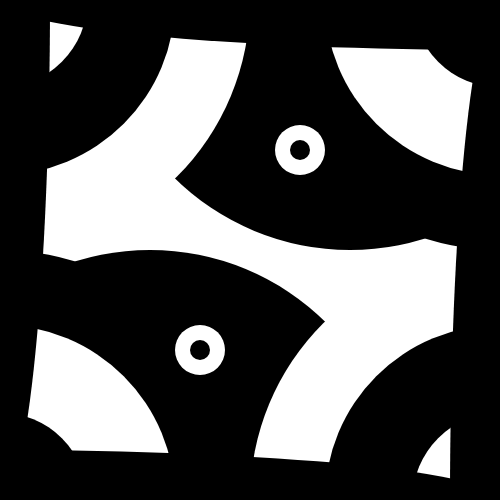
Frame 1 (no input)
Frame 60 (no input): identical to frame 1, image omitted
Frame 120 (the mouse pressed at the canvas centre since frame 60): identical to frame 1, image omitted

The p5.js sketch that drew this single still picture (run headless with seeded random() and noise() and a simulated clock; from frame 60 on, the mouse is pressed at the canvas centre):

// p5.js sketch
// ── sketch.js
function setup() {
  createCanvas(500,500);
}

function draw() {
  background(100);
  fill(255)
  noStroke();
  ellipse(0,200,600,600);
  ellipse(500,150,600,600);

  fill(0)
  ellipse(350,0,500,500);
  ellipse(150,500,500,500);

  fill(255)
  noStroke();
  ellipse(0,0,500,500);
  ellipse(500,500,500,500);

  fill(0)
  ellipse(0,0,350,350);
  ellipse(500,500,350,350);
  ellipse(0,500,500,500);
  ellipse(500,0,500,500);

  fill(255)
  noStroke();
  ellipse(500,0,350,350);
  ellipse(0,500,350,350);
  ellipse(0,0,175,175);
  ellipse(500,500,175,175);

  fill(0)
  ellipse(500,0,175,175);
  ellipse(0,500,175,175);

  fill(0)
  ellipse(0,500,1000,100);
  ellipse(500,0,1000,100);
  ellipse(0,0,100,1000);
  ellipse(500,500,100,1000);

  fill(255)
  ellipse(300,150,50,50);
  ellipse(200,350,50,50);

  fill(0)
  ellipse(300,150,20,20);
  ellipse(200,350,20,20);
  
}
